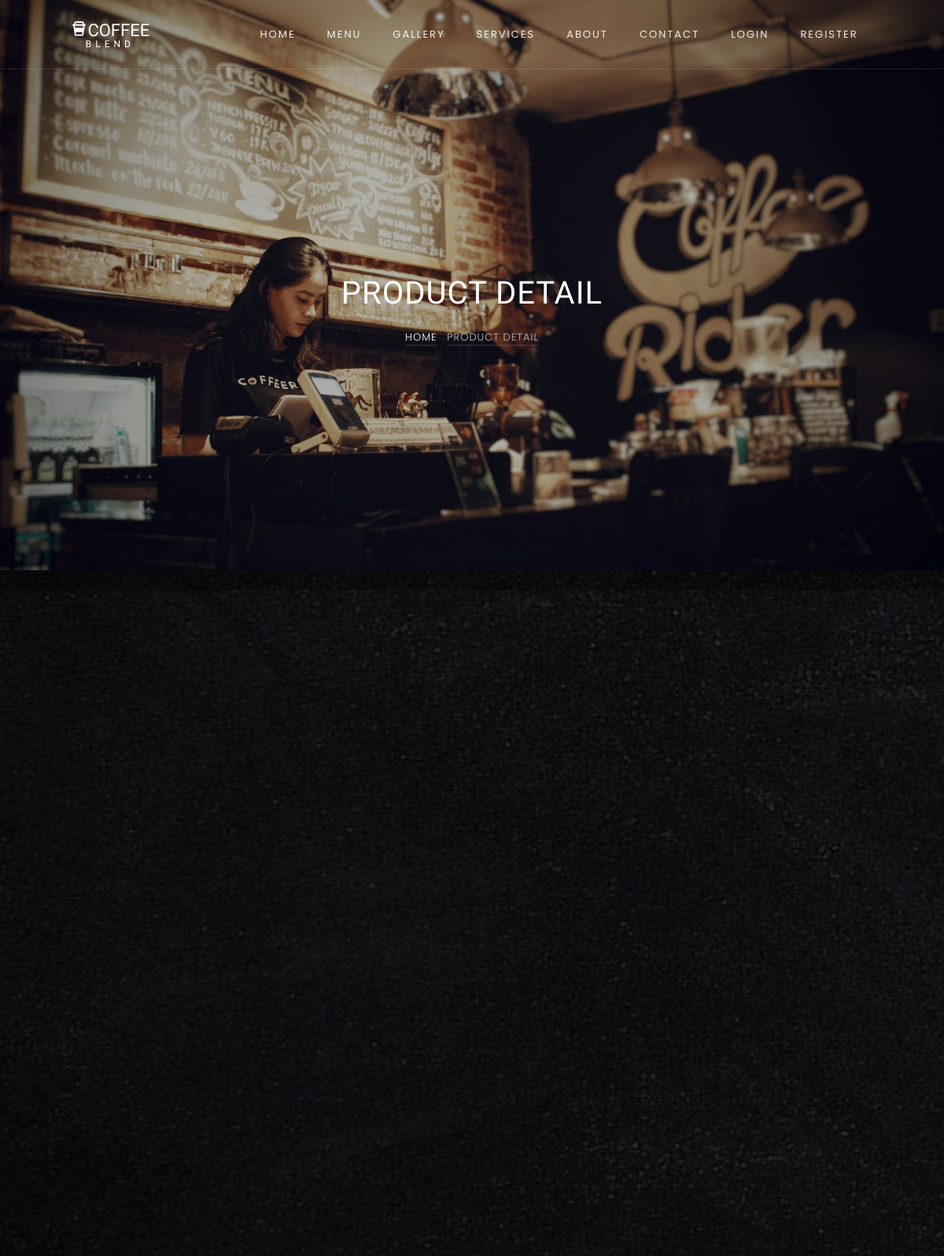
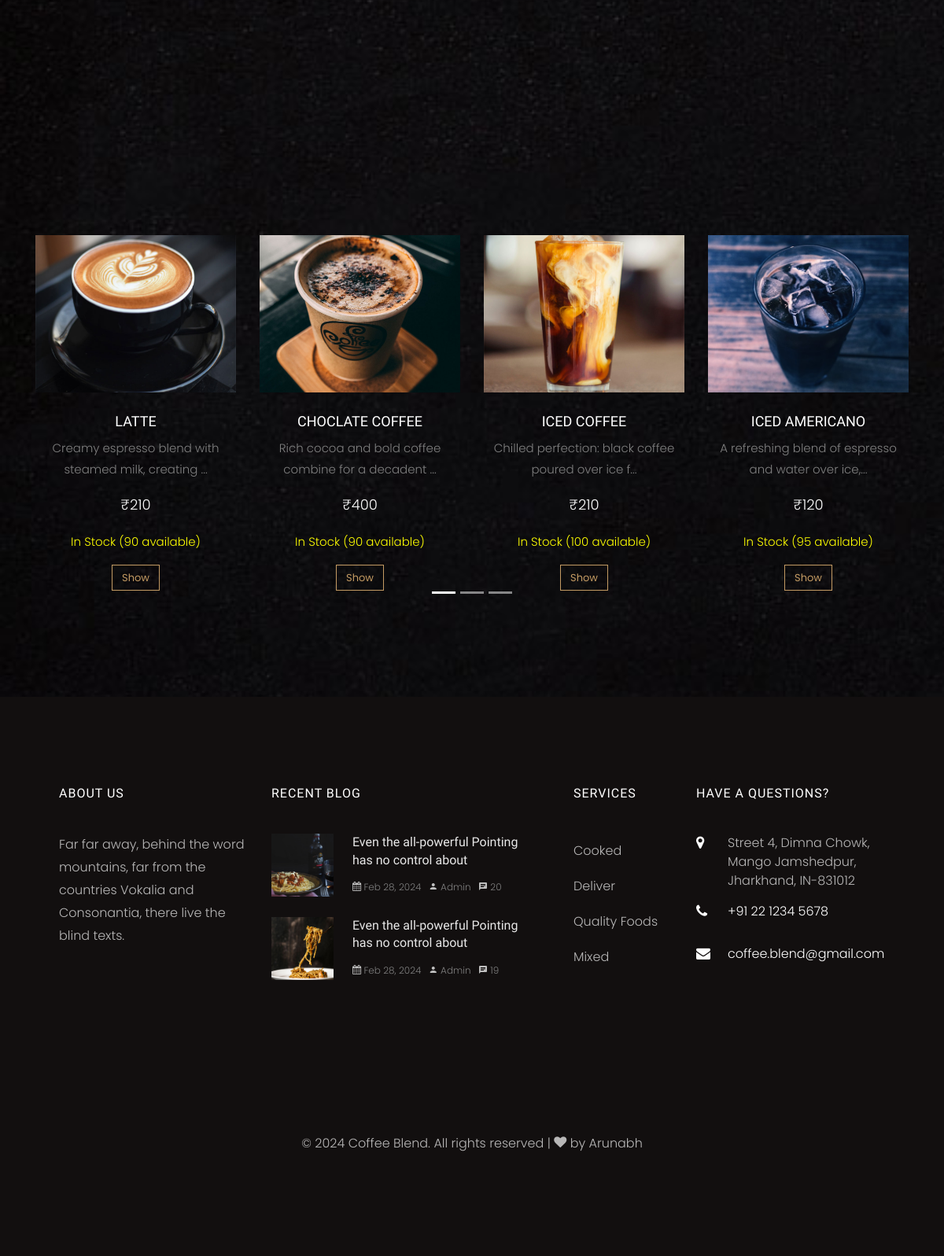
Screenshot of /products/product-single.php?id=1 with the database file from the repository (2 pictures, top to bottom).
### tables this page shows
CREATE TABLE `products` (
  `id` int(10) NOT NULL,
  `name` varchar(200) NOT NULL,
  `image` varchar(200) NOT NULL,
  `description` varchar(200) NOT NULL,
  `price` int(10) NOT NULL,
  `type` varchar(200) NOT NULL,
  `stock_quantity` int(10) NOT NULL,
  `created_at` timestamp NOT NULL DEFAULT current_timestamp()
);

### products/product-single.php (the view, shortened to what this page needs)
<?php require "../includes/header.php"; ?>
<?php require "../config/config.php"; ?>
<?php
	if(isset($_GET['id'])){
		$id = $_GET['id'];
		$product = $conn->query("SELECT * FROM products WHERE id='$id'");
		$product->execute();
		$singleProduct = $product->fetch(PDO::FETCH_OBJ);
		$relatedProducts = $conn->query("SELECT * FROM products WHERE type='$singleProduct->type'
        	AND id!='$singleProduct->id'");
		$relatedProducts->execute();
		$allRelatedProducts = $relatedProducts->fetchAll(PDO::FETCH_OBJ);
	} else {
    echo "<script>window.location.href = '" . APPURL . "/404.php';</script>";
	}
?>
    <section class="home-slider owl-carousel">
      <div class="slider-item" style="background-image: url(<?php echo APPURL; ?>/images/bg_3.jpg);" data-stellar-background-ratio="0.5">
      	<div class="overlay"></div>
        <div class="container">
          <div class="row slider-text justify-content-center align-items-center">
            <div class="col-md-7 col-sm-12 text-center ftco-animate">
            	<h1 class="mb-3 mt-5 bread">Product Detail</h1>
	            <p class="breadcrumbs"><span class="mr-2"><a href="<?php echo APPURL; ?>">Home</a></span> <span>Product Detail</span></p>
            </div>
          </div>
        </div>
      </div>
    </section>
    <section class="ftco-section">
      <div class="container">
        <div class="row">
    		</div>
    	</div>
    </section>
    <section class="ftco-section">
    <div class="container">
        <div class="row justify-content-center mb-5 pb-3">
        </div>
        <div class="row">
            <div class="col-md-12">
                <div id="related-products-carousel" class="carousel slide" data-ride="carousel">
                    <div class="carousel-inner">
                        <?php $counter = 0; ?>
                        <?php foreach ($allRelatedProducts as $relatedProduct) : ?>
                            <?php if ($counter % 4 === 0) : ?>
                                <div class="carousel-item <?php echo ($counter === 0) ? 'active' : ''; ?>">
                                    <div class="row">
                            <?php endif; ?>
                            <div class="col-md-3">
                                <div class="menu-entry">
                                    <a href="<?php echo APPURL; ?>/products/product-single.php?id=<?php echo $relatedProduct->id; ?>" class="img" style="background-image: url(<?php echo IMAGEPRODUCTS; ?>/<?php echo $relatedProduct->image; ?>);"></a>
                                    <div class="text text-center pt-4">
                                        <h3><a href="<?php echo APPURL; ?>/products/product-single.php?id=<?php echo $relatedProduct->id; ?>"><?php echo $relatedProduct->name; ?></a></h3>
                                        <p><?php echo strlen($relatedProduct->description) > 50 ? substr($relatedProduct->description, 0, 50) . '...' : $relatedProduct->description; ?></p>
                                        <p class="price"><span>₹<?php echo $relatedProduct->price; ?></span></p>
                                        <?php if ($relatedProduct->stock_quantity > 0) : ?>
                                          <p class="availability"><span style="color: yellow;">In Stock (<?php echo $relatedProduct->stock_quantity; ?> available)</span></p>
                                        <?php else : ?>
                                          <p class="availability"><span class="text-danger">Out of Stock</span></p>
                                        <?php endif; ?>
                                        <p><a href="<?php echo APPURL; ?>/products/product-single.php?id=<?php echo $relatedProduct->id; ?>" class="btn btn-primary btn-outline-primary">Show</a></p>
                                    </div>
                                </div>
                            </div>
                            <?php if (($counter + 1) % 4 === 0 || ($counter + 1) === count($allRelatedProducts)) : ?>
                                    </div>
                                </div>
                            <?php endif; ?>
                            <?php $counter++; ?>
                        <?php endforeach; ?>
                    </div>
                    <ol class="carousel-indicators">
                        <?php for ($i = 0; $i < ceil(count($allRelatedProducts) / 4); $i++) : ?>
                            <li data-target="#related-products-carousel" data-slide-to="<?php echo $i; ?>" class="<?php echo ($i === 0) ? 'active' : ''; ?>"></li>
                        <?php endfor; ?>
                    </ol>
                </div>
            </div>
        </div>
    </div>
</section>
<?php require "../includes/footer.php"; ?>

### rows the page displays
products: image (picture), name "LATTE", description "Creamy espresso blend with steamed milk, creating", price "210", stock_quantity "90"
products: image (picture), name "CHOCLATE COFFEE", description "Rich cocoa and bold coffee combine for a decadent", price "400", stock_quantity "90"
products: image (picture), name "ICED COFFEE", description "Chilled perfection: black coffee poured over ice f", price "210", stock_quantity "100"
products: image (picture), name "ICED AMERICANO", description "A refreshing blend of espresso and water over ice,", price "120", stock_quantity "95"
